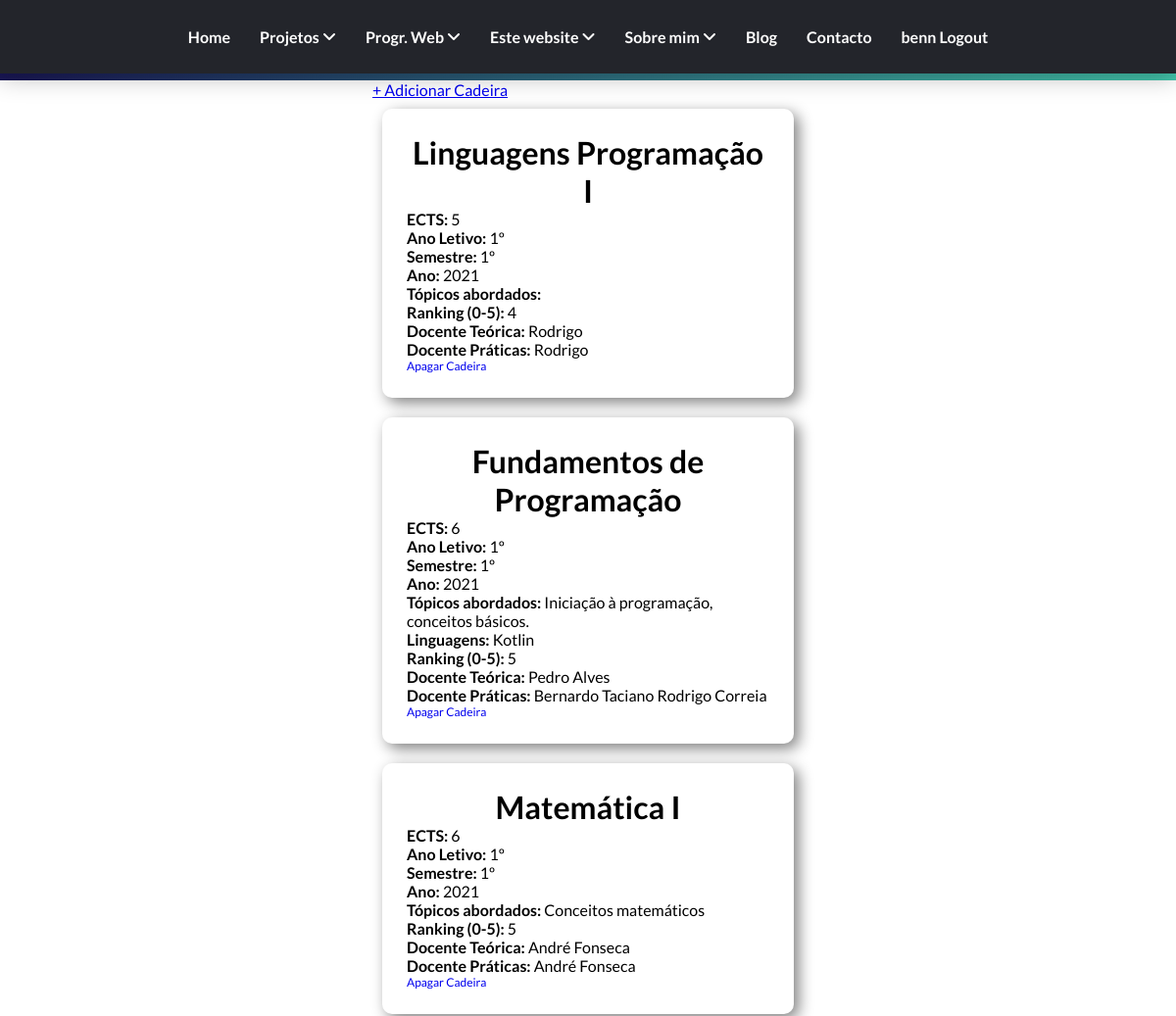
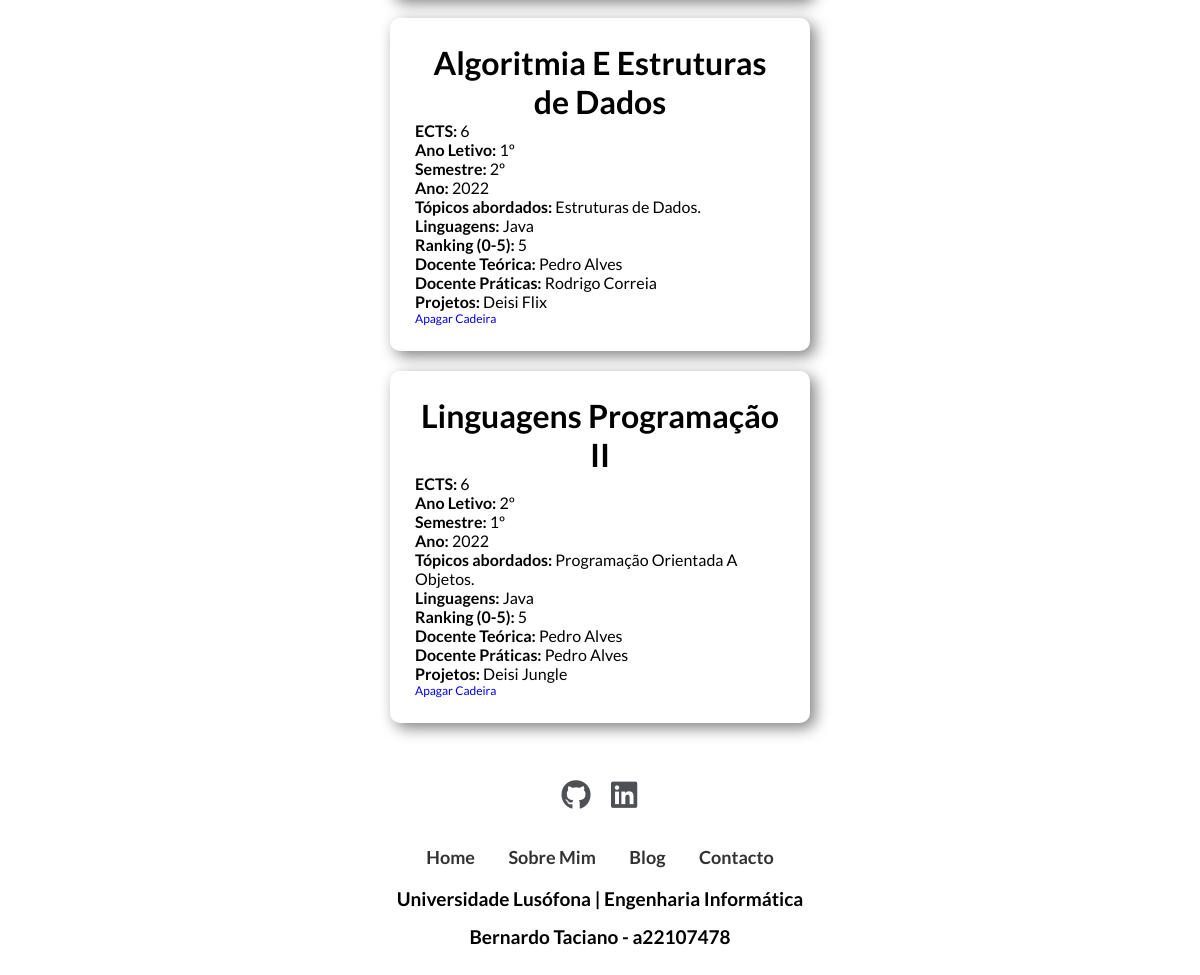
The app's page /licenciatura/ (signed in) with its own data (2 pictures, top to bottom).
### portfolio/models.py (models this page shows, shortened)
class Cadeira(models.Model):
    ano = [
        ('1', '1'),
        ('2', '2'),
        ('3', '3'),
    ]
    semestre = [
        ('1', '1'),
        ('2', '2'),
    ]
    rank = [
        ('1', '1'),('2', '2'),('3', '3'),('4', '4'),('5', '5'),
    ]
    nome = models.CharField(max_length=40)
    anoLectivo = models.CharField(max_length=10,choices= ano, default=1)
    semestre = models.CharField(max_length=4,choices= semestre, default=1)
    ano = models.IntegerField(default=2021)
    ects = models.IntegerField()
    topicosAbordados = models.TextField(max_length=1000, blank=True)
    linguagens = models.ManyToManyField(Tecnologia, blank=True)
    ranking = models.CharField(max_length=2,choices= rank)
    docente_teorica = models.ForeignKey(Pessoa, on_delete=models.CASCADE)
    docentes_praticas = models.ManyToManyField(Pessoa, related_name='docentes')
    link = models.URLField(max_length = 200)
    projetos = models.ManyToManyField(Projeto, blank=True)

class Pessoa(models.Model):
    funcao = [
        ('aluno', 'Aluno'),
        ('professor', 'Professor'),
    ]
    nome = models.CharField(max_length=70)
    funcao = models.CharField(choices=funcao, blank=True, default='aluno', max_length=10)
    linkLusofona = models.URLField(max_length = 200, blank=True)
    linkLinkedin = models.URLField(max_length = 200, blank=True)

class Tecnologia(models.Model):
    nome = models.CharField(max_length=30)
    ano = models.DateTimeField(auto_now_add=True)
    criador = models.CharField(max_length=40)
    logo = models.ImageField(upload_to="static/portfolio/images", blank=True)
    link = models.URLField(max_length = 200)
    descricao = models.TextField(max_length=1000)

class Projeto(models.Model):
    titulo = models.CharField(max_length=50)
    descricao =  models.TextField(max_length=2000)
    imagem = models.ImageField(upload_to="static/portfolio/images", blank=True)
    ano = models.IntegerField(default=2023)
    linkGithub = models.URLField(max_length=1000,  blank=True)
    linkYoutube = models.URLField(max_length=1000,  blank=True)
    participantes = models.ManyToManyField(Pessoa)
    tecnologias = models.ManyToManyField(Tecnologia)

### portfolio/views.py (the view)
# urls.py: path('licenciatura/', views.university_view, name="licenciatura"),
def university_view(request):
    context = {'cadeiras': Cadeira.objects.all()}
    return render(request, 'portfolio/university.html',context)

### portfolio/templates/portfolio/university.html (shortened to what this page needs)
{% extends 'portfolio/layout.html' %}
{% load static %}
{% block main %}
    <h1 class="titulo_seccao">Unidades Curriculares</h1>
    <div class="licenciatura">
        {% if request.user.is_authenticated %}
            <a href="{% url 'portfolio:criarcadeira' %}" class="button">+ Adicionar Cadeira</a>
        {% endif %}
            {% for cadeira in cadeiras %}
                    <div>
                        <h3><a href="{{cadeira.link}}" class="titulo">{{cadeira.nome}}</a></h3>
                        <p><b>ECTS: </b>{{cadeira.ects}}</p>
                        <p><b>Ano Letivo: </b> {{cadeira.anoLectivo}}º</p>
                        <p><b>Semestre: </b>{{cadeira.semestre}}º</p>
                        <p><b>Ano: </b>{{cadeira.ano}}</p>
                        <p><b>Tópicos abordados: </b>{{cadeira.topicosAbordados}}</p>
                        {% if cadeira.linguagens.all.count > 0 %}
                            <p><b>Linguagens: </b> {% for linguagem in cadeira.linguagens.all %} {{linguagem.nome}}{% endfor %}</p>
                        {% endif %}
                        <p><b>Ranking (0-5): </b>{{cadeira.ranking}}</p>
                        <p><b>Docente Teórica: </b><a href="{{cadeira.docente_teorica.linklusofona}}" class="links">{{cadeira.docente_teorica.nome}} {{cadeira.docente_teorica.apelido}}</a></p>
                        <p><b>Docente Práticas: </b>
                            {% for docente_pratica in cadeira.docentes_praticas.all %}
                                <a href="{{docentes_praticas.linklusofona}}" class="links"> {{docente_pratica.nome}} {{docente_pratica.apelido}}</a>
                            {% endfor %}
                        </p>
                        {% if cadeira.projetos.all.count > 0  %}
                            <p>
                                <b>Projetos: </b>
                                {% for projeto in cadeira.projetos.all %}
                                <a href="{% url 'portfolio:projetos' %}" class="links">{{projeto.titulo}}</a>
                                {% endfor %}
                            </p>
                        {% endif %}
                        {% if request.user.is_authenticated %}
                            <a href="{% url 'portfolio:apagarcadeira' cadeira.id %}">Apagar Cadeira</a>
                        {% endif %}
                    </div>
            {% endfor %}
    </div>
{% endblock %}

### portfolio/templates/portfolio/layout.html (shortened to what this page needs)
<!DOCTYPE html>
<html lang="en">
<head>
    {% load static %}
    <link rel="stylesheet" href="{% static '/style.css' %}">
    <link rel="stylesheet" href="https://cdnjs.cloudflare.com/ajax/libs/font-awesome/6.4.0/css/all.min.css">
</head>
<body>
    <header>
        <div class="nav">
            <ul class="menu">
                <li class="menu-item"><a href="{% url 'portfolio:home' %}">Home</a></li>
                <li class="menu-item"><a class="sub-btn" href="{% url 'portfolio:projetos' %}">Projetos <i class="fa fa-angle-down" aria-hidden="true"></i></a>
                </li>
                <li class="menu-item"><a class="sub-btn" href="{% url 'portfolio:tecnologias' %}">Progr. Web <i class="fa fa-angle-down" aria-hidden="true"></i></a>
                </li>
                <li class="menu-item"><a href="{% url 'portfolio:tecusada' %}" class="sub-btn">Este website <i class="fa fa-angle-down" aria-hidden="true"></i></a>
                </li>
                <li class="menu-item">
                    <a class="sub-btn" href="{% url 'portfolio:sobre' %}">Sobre mim <i class="fa fa-angle-down" aria-hidden="true"></i></a>
                </li>
                <li class="menu-item"><a href="{% url 'portfolio:blog' %}">Blog</a></li>
                <li class="menu-item"><a href="{% url 'portfolio:contacto' %}">Contacto</a></li>
                {% if request.user.is_authenticated %}
                <li class="menu-item"><a href="{% url 'portfolio:logout' %}">{{request.user}} Logout</a></li>
                {% else %}
                <li class="menu-item"><a href="{% url 'portfolio:login' %}">Login</a></li>
                {% endif %}
            </ul>
        </div>
    </header>
    {% block main %}
    {% endblock %}
    <footer>
        <div class="social">
            <a href="https://github.com/bernardo-taciano-a22107478"><i class="fab fa-github" aria-hidden="true"></i></a>
            <a href="https://www.linkedin.com/in/bernardo-taciano/"><i class="fab fa-linkedin" aria-hidden="true"></i></a>
        </div>
        <ul class="list">
            <li>
                <a href="{% url 'portfolio:home' %}">Home</a>
            </li>
            <li>
                <a href="{% url 'portfolio:sobre' %}">Sobre Mim</a>
            </li>
            <li>
                <a href="{% url 'portfolio:blog' %}">Blog</a>
            </li>
            <li>
                <a href="{% url 'portfolio:contacto' %}">Contacto</a>
            </li>
        </ul>
        <p class="copyright">Universidade Lusófona | Engenharia Informática</p>
        <p class="copyright">Bernardo Taciano - a22107478</p>
    </footer>
</body>
</html>

### portfolio/static/portfolio/style.css (style rules this page uses)
* { margin: 0; padding: 0; box-sizing: border-box; font-family: 'Lato', sans-serif; scroll-behavior: smooth; }
header { z-index: 100; position: fixed; top: 0; left: 0; width: 100%; display: flex; justify-content: center; align-items: center; background-color: #23252b; box-shadow: 0px 5px 25px rgb(0,0,0,0.25); padding: 0 100px; transition: 0.5s; font-weight: 600; }
header .nav { position: relative; line-height: 75px; }
header .nav .menu { position: relative; display: flex; justify-content: center; list-style: none; }
.menu-item > a { color: white; font-size: 1em; text-decoration: none; margin: 15px; padding: 25px 0; }
footer { padding: 40px 0; font-weight: 600; }
footer .social { text-align: center; padding-bottom: 25px; color: #23252b; }
footer .social a { font-size: 30px; color: inherit; width: 45px; height: 45px; line-height: 42px; display: inline-block; opacity: 0.8; transition: 0.3s; }
footer ul { margin-top: 0; padding: 0; list-style: none; font-size: 18px; line-height: 1.6; text-align: center; }
footer ul li a { color: inherit; text-decoration: none; }
footer ul li { display: inline-block; padding: 0 15px; opacity: 0.8; transition: 0.3s; }
footer .copyright { margin-top: 15px; text-align: center; font-size: 19px; }
.titulo_seccao { padding: 20px 10px; color: white; font-size: 35px; text-align: center; background: #43C6AC; background: -webkit-linear-gradient(to right, #191654, #43C6AC); background: linear-gradient(to right, #191654, #43C6AC); }
.titulo { color: black; font-size: 2rem; }
.licenciatura h3 { text-align: center; }
.licenciatura { display: flex; flex-wrap: wrap; flex-direction: column; justify-content: center; width: 100%; align-content: center; }
.licenciatura div { width: 35%; height: auto; padding: 25px; margin: 10px; font-size: 12px; background-color: white; border-radius: 10px; box-shadow: 5px 5px 15px grey; }
.licenciatura div a { text-decoration: none; }
.licenciatura div p { font-size: 16px; }
.links { color: black; }

### records on screen
Cadeira: nome "Linguagens Programação I", ects "5", anoLectivo "1", semestre "1", ano "2021", ranking "4", docente_teorica.nome "Rodrigo"
Pessoa: nome "Rodrigo"
Cadeira: nome "Fundamentos de Programação", ects "6", anoLectivo "1", semestre "1", ano "2021", topicosAbordados "Iniciação à programação, conceitos básicos.", ranking "5", docente_teorica.nome "Pedro Alves"
Tecnologia: nome "Kotlin"
Pessoa: nome "Bernardo Taciano"
Pessoa: nome "Rodrigo Correia"
Cadeira: nome "Matemática I", ects "6", anoLectivo "1", semestre "1", ano "2021", topicosAbordados "Conceitos matemáticos", ranking "5", docente_teorica.nome "André Fonseca"
Pessoa: nome "André Fonseca"
Cadeira: nome "Algoritmia E Estruturas de Dados", ects "6", anoLectivo "1", semestre "2", ano "2022", topicosAbordados "Estruturas de Dados.", ranking "5", docente_teorica.nome "Pedro Alves"
Tecnologia: nome "Java"
Projeto: titulo "Deisi Flix"
Cadeira: nome "Linguagens Programação II", ects "6", anoLectivo "2", semestre "1", ano "2022", topicosAbordados "Programação Orientada A Objetos.", ranking "5", docente_teorica.nome "Pedro Alves"
Pessoa: nome "Pedro Alves"
Projeto: titulo "Deisi Jungle"

### other values on screen
{{ request.user }} "benn"
